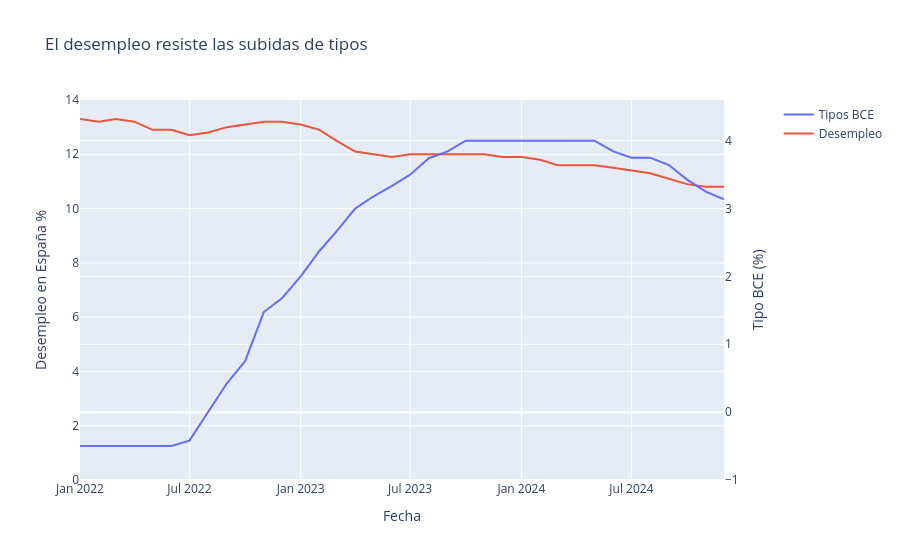

Write notebook code for a chart like this one.
### Markdown cell above
### Impacto sobre el mercado laboral
La política monetaria restrictiva suele asociarse a una desaceleración económica y, en consecuencia, a un deterioro del mercado laboral. El caso español durante este período ofrece una lectura diferente.

### Code cell
fig = make_subplots(specs=[[{"secondary_y": True}]])
fig.add_trace(
    go.Scatter(x=df.loc[inicio:fin].index, y=df.loc[inicio:fin]['ecb_rates'], name='Tipos BCE'),
    secondary_y=True  # eje primario
)

fig.add_trace(
    go.Scatter(x=df.loc[inicio:fin].index, y=df.loc[inicio:fin]['desemp_esp'], name='Desempleo'),
    secondary_y=False  # eje primario
)

fig.update_yaxes(range=[-1, 4.6], secondary_y=True)
fig.update_yaxes(range=[0, 14], secondary_y=False)

fig.update_yaxes(title_text="Desempleo en España %", secondary_y=False)
fig.update_yaxes(title_text="Tipo BCE (%)", secondary_y=True)
fig.update_xaxes(title_text="Fecha")
fig.update_layout(title="El desempleo resiste las subidas de tipos")
